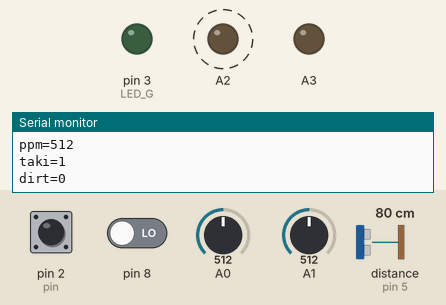
A sketch run on a simulated Arduino Uno, built with avr-gcc and run on an emulated ATmega328P. On the bench: output pins drawn as LEDs (lit = HIGH), the last lines printed to the serial monitor. Wiring (inferred from the names in the program): ultrasonic range finder: trigger pin 4; echo pin 5. Dashed ring = blinking. Inputs (shaded band) come from the test bench; at power-on: A1 = 512, pin 2 (pin) HIGH, pin 8 LOW, A0 = 512, distance to the obstacle (sensor on pin 5) 80 cm. The echo pulse lasts 58.3 µs per cm; the local clock reads 2024-03-15 10:24:30 at power-on unless the sketch sets it; pins used as bus, display or sensor lines are not drawn.

Above: at 1.2 s.
1.3 s: A1 set to 335
4.8 s: A1 set to 311
At 7.2 s:
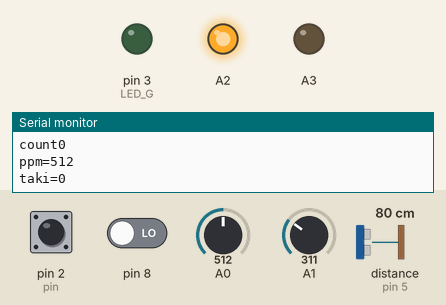
At 8.4 s:
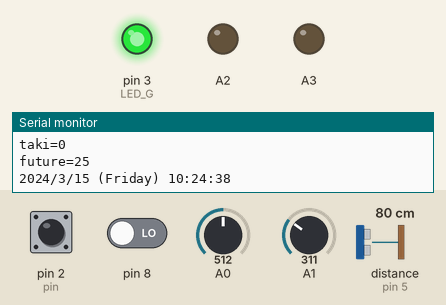
Timing chart, 0 to 32.2 s (numbered marks = the images above; inputs shaded):
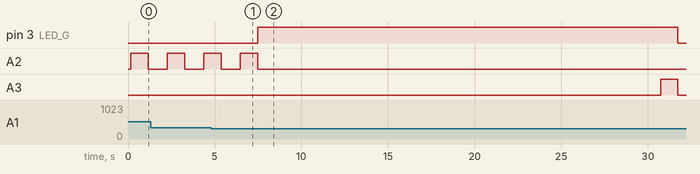

Measured:
- the behaviour switches between 320 and 319 on A1 (found by bisection; images 0 and 1)
- after the input at 4.8 s, pin 3 (LED_G): LOW → HIGH after 2.7 s, → LOW 24.3 s later; A2: goes on until 7.5 s, then stays LOW; A3: LOW → HIGH after 25.9 s, → LOW 1.0 s later

The sketch:

mergev7.ino
```cpp
#include<SoftwareSerial.h> //Included SoftwareSerial Library
//Started mySerial SoftwareSerial
SoftwareSerial mySerial(6,7);
#include "rfid.h"
int pin=2;
int access;
char id[1];
const int trigPin = 4;
const int echoPin = 5;
long duration;
int distance;
int counter, count1;
int current = 0;
int water;
int gas = 0;
int fn;
int gaslevel;
int waterlevel;
int dirtlevel;
int Y;
int laser;
int dirt1;


void setup() {
  //Serial mySerial Begin at 9600 Baud
  mySerial.begin(9600);
  Serial.begin(9600);
  pinMode(pin,INPUT);
  pinMode(trigPin, OUTPUT); // Sets the trigPin as an Output
  pinMode(echoPin, INPUT);
 // rtcsetup();
  rfidsetup();
  //rtcsetup();


}

void loop() {
  //rfidloop();
  access=digitalRead(pin);
  while(access==0){
     access=digitalRead(pin);
    }
 fn = dist();
  if (fn == 1) {
    while (fn == 1) {
      counter++;
      fn = dist();
      delay(1000);
    }
  }
  else {
    if (counter > 2) {
      count1 = count1 + 1;
      counter = 0;
      delay(10000);
      check();
      }

      Serial.print("count");
      Serial.println(count1);
      gaslevel=mq135();
      Serial.print("ppm=");
      Serial.println(gaslevel);
      waterlevel=level();
      Serial.print("taki=");
      Serial.println(waterlevel);
      dirtlevel=dirt();
      Serial.print("dirt=");
      Serial.println(dirtlevel);
      if (gaslevel > 800 || waterlevel==0|| dirtlevel==1 ) {
        digitalWrite(3, HIGH);
        call();


      }
  }
  delay(1000);
}

void check(){
   fn = dist();
  if (fn == 1) {
    while (fn == 1) {
      counter++;
      fn = dist();
      delay(1000);
    }
    if (counter > 2) {
      count1 = count1 + 1;
      counter = 0;
      }
      delay(10000);
      check();
  }

      loop();
  }

void call(){
      id[0]='C';
      mySerial.write(id,1);
      delay(100);
      Serial.print("count");
      Serial.println(count1);
      mySerial.write(count1);
      delay(100);
      id[0]='G';
      mySerial.write(id,1);
      delay(100);
      Serial.print("ppm=");
      Serial.println(gaslevel);
      uint8_t gLSB = gaslevel;
      uint8_t gMSB = gaslevel >> 8;
      mySerial.write(gMSB);
      mySerial.write(gLSB);
      //mySerial.write(gaslevel);
      delay(100);
      id[0]='D';
      mySerial.write(id,1);
      delay(100);
      Serial.print("dirt=");
      Serial.println(dirtlevel);
      mySerial.write(dirtlevel);
      id[0]='W';
      mySerial.write(id,1);
      delay(100);
      Serial.print("taki=");
      Serial.println(waterlevel);
      mySerial.write(waterlevel);
      //delay(2000);
      rfidloop();
      count1=0;

}


/////////
//////distance measurement
int dist() {
  digitalWrite(trigPin, LOW);
  delayMicroseconds(2);
  digitalWrite(trigPin, HIGH);
  delayMicroseconds(10);
  digitalWrite(trigPin, LOW);
  duration = pulseIn(echoPin, HIGH);
  distance = duration * 0.034 / 2;
  delay(100);
  if (distance <= 50)
  {
    current = 1;
  }
  else {
    current = 0;
  }
  return current;
}


////////air quality
int mq135()
{

  gas = analogRead(A0);
  return gas;
}


////////waterlevel
int level()
{

  water = analogRead(A1);
  Y=map(water,0,450,0,100);
  if(Y>70){
  return 1;
  }
  else if(Y<70){
    return 0;
  }

}


//////dirt
int dirt()
{
  analogWrite(A2,255);
  delay(1000);
  dirt1=digitalRead(8);
  analogWrite(A2,0);
  return dirt1;
}
```

rfid.h
```cpp
#include <SPI.h>
#include <MFRC522.h>
#include <Wire.h>
#include "RTClib.h"
#define SS_PIN 10
#define RST_PIN 9
#define LED_G 3 //define green LED pin

RTC_DS1307 rtc;
char daysOfTheWeek[7][12] = {"Sunday", "Monday", "Tuesday", "Wednesday", "Thursday", "Friday", "Saturday"};
int minu=0,sinu=0;
MFRC522 mfrc522(SS_PIN, RST_PIN);   // Create MFRC522 instance.


void rfidsetup()
{
  Serial.begin(9600);
  //Serial.begin(9600);   // Initiate a serial communication
  SPI.begin();      // Initiate  SPI bus
  mfrc522.PCD_Init();   // Initiate MFRC522

  pinMode(LED_G, OUTPUT);


  //Serial.println("Put your card to the reader...");
  //Serial.println();

}


void rfidloop () {
  if (! rtc.begin()) {
    Serial.println("Couldn't find RTC");
    while (1);
  }

  if (! rtc.isrunning()) {
    Serial.println("RTC is NOT running!");
     rtc.adjust(DateTime(F(__DATE__), F(__TIME__)));

  }
  DateTime now = rtc.now();
  DateTime future (now + TimeSpan(0,0,1,0));
  sinu=future.minute();
  Serial.print("future=");
  Serial.println(sinu);
  minu=now.minute();

  // Look for new cards
  while ( ! mfrc522.PICC_IsNewCardPresent())
  {
    DateTime now = rtc.now();
     Serial.print(now.year(), DEC);
    Serial.print('/');
    Serial.print(now.month(), DEC);
    Serial.print('/');
    Serial.print(now.day(), DEC);
    Serial.print(" (");
    Serial.print(daysOfTheWeek[now.dayOfTheWeek()]);
    Serial.print(") ");
    Serial.print(now.hour(), DEC);
    Serial.print(':');
    Serial.print(now.minute(), DEC);
    Serial.print(':');
    Serial.print(now.second(), DEC);
    Serial.println();
    minu=now.minute();
    if(minu==sinu){
      break;
    }
    delay(1000);
  }
  // Select one of the cards
  while( ! mfrc522.PICC_ReadCardSerial())
  {
    if(minu==sinu){
      break;
    }
   Serial.print("..");
  }
  if(minu==sinu){
    Serial.println("Water wash");
    analogWrite(A3,255);
    delay(1000);
    analogWrite(A3,0);
    digitalWrite(3,LOW);
  }
  else{
  //Show UID on serial monitor
  Serial.print("UID tag :");
  String content= "";
  byte letter;
  for (byte i = 0; i < mfrc522.uid.size; i++)
  {
     Serial.print(mfrc522.uid.uidByte[i] < 0x10 ? " 0" : " ");
     Serial.print(mfrc522.uid.uidByte[i], HEX);
     content.concat(String(mfrc522.uid.uidByte[i] < 0x10 ? " 0" : " "));
     content.concat(String(mfrc522.uid.uidByte[i], HEX));
  }
  Serial.println();
  Serial.print("Message : ");
  content.toUpperCase();
  if (content.substring(1) == "ED D6 D6 73") //change here the UID of the card/cards that you want to give access
  {
    Serial.println("Authorized access");
    Serial.println();
    //delay(500);

    digitalWrite(3, LOW);


    //delay(300);


    }
   }
   //delay(500);
  }
```
